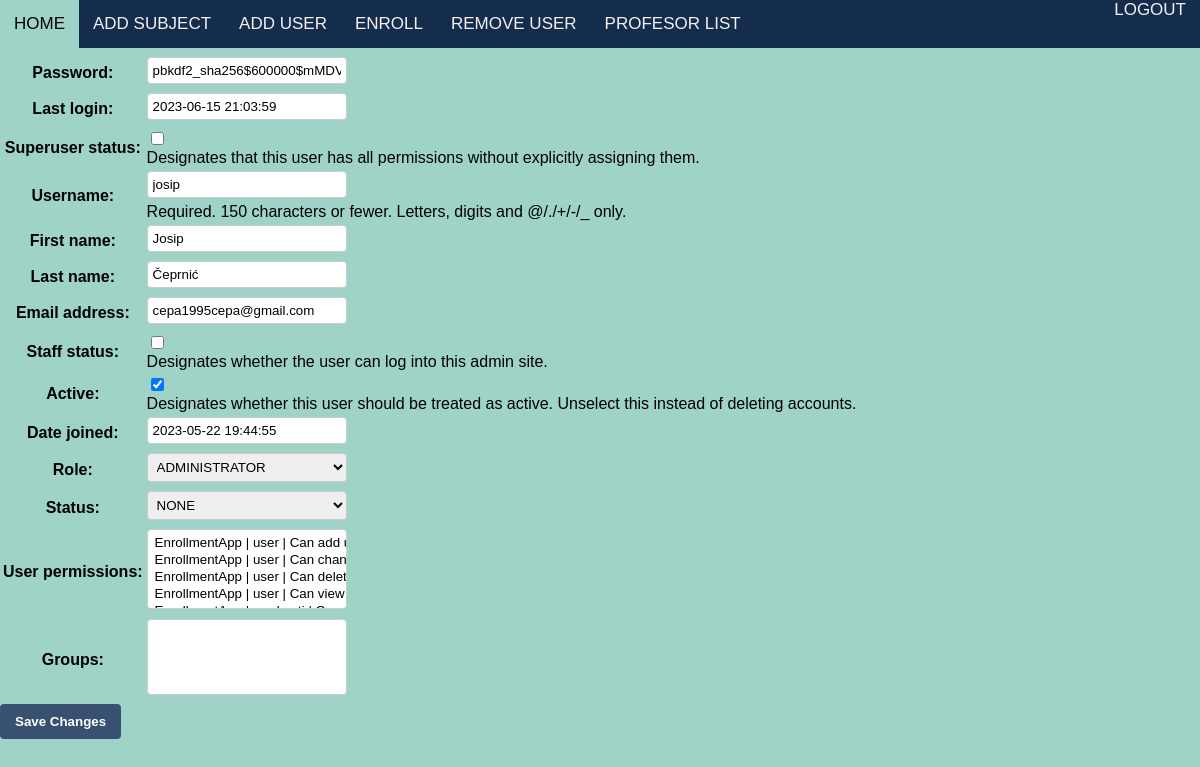
Page /edit_professor/1/ (signed in) on the earlier database version.
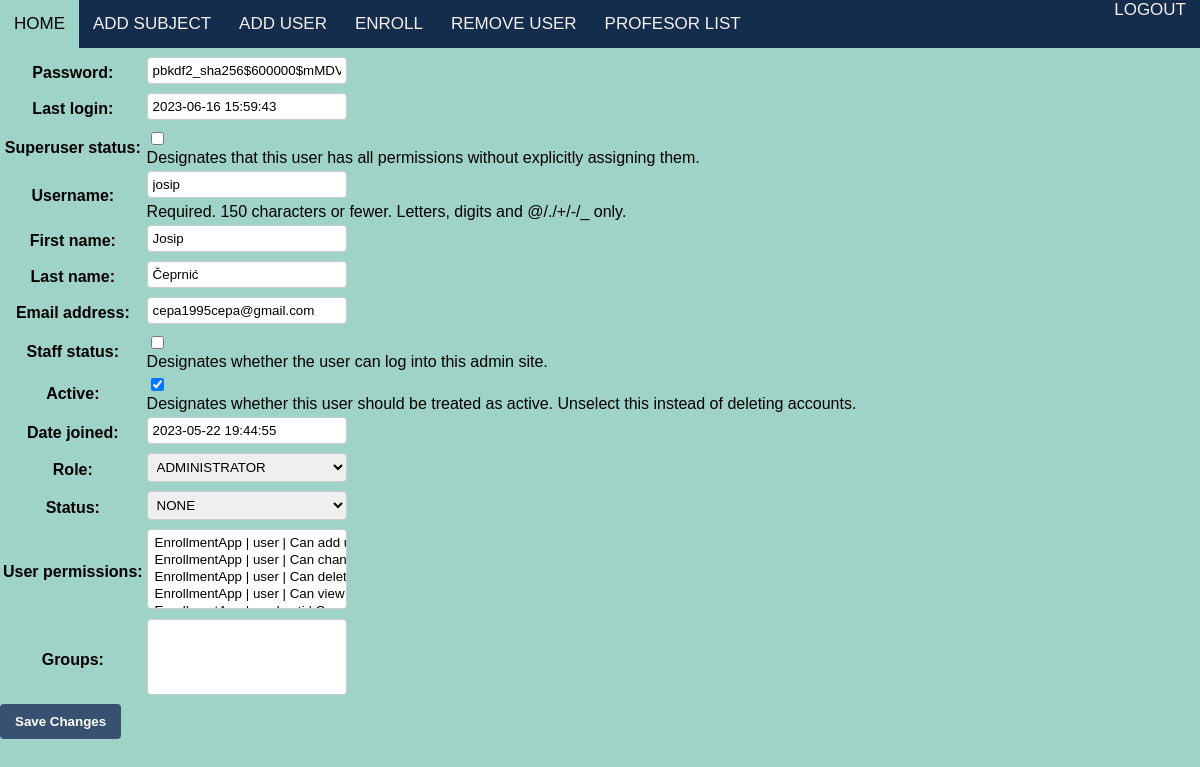
Same page on the later database version.
### EnrollmentApp/models.py (models this page shows, shortened)
class Korisnici(AbstractUser):
    class RoleChoices(Enum):
        ADMINISTRATOR = 'administrator'
        PROFESOR = 'profesor'
        STUDENT = 'student'
    class StatusChoices(Enum):
        NONE = 'none'
        REDOVAN = 'redovan'
        IZVANREDAN = 'izvanredan'
    role = models.CharField(max_length=20, choices=[(role.value, role.name) for role in RoleChoices])
    status = models.CharField(max_length=20, choices=[(status.value, status.name) for status in StatusChoices])
    user_permissions = models.ManyToManyField(
        Permission,
        verbose_name='user permissions',
        blank=True,
        related_name='korisnici_set'
    )
    groups = models.ManyToManyField(
        'auth.Group',
        verbose_name='groups',
        blank=True,
        related_name='korisnici_set'
    )

### EnrollmentApp/views.py (the view)
# urls.py: path('edit_professor/<int:professor_id>/', views.edit_professor, name='edit_professor'),
@login_required
@user_passes_test(check_admin)
def edit_professor(request, professor_id):
    professor = get_object_or_404(Korisnici, id=professor_id)
    form = KorisniciForm(request.POST or None, instance=professor)
    if form.is_valid():
        form.save()
        return redirect('profesor_list')
    return render(request, 'edit_professor.html', {'form': form})

### EnrollmentApp/forms.py
class KorisniciForm(forms.ModelForm):
    class Meta:
        model = Korisnici
        fields = '__all__'

### EnrollmentApp/views.py (called while the page is built)
def check_admin(user):
    return user.role == 'administrator'

### EnrollmentApp/templates/edit_professor.html (shortened to what this page needs)
{% load static %}
<!DOCTYPE html>
<html>
<head>
    <link rel="stylesheet" type="text/css" href="{% static 'css/style.css' %}">
</head>
<body>
    <nav>
        <div class="nav-left">
            <a href="{% url 'success' %}">HOME</a>
            <a href="{% url 'add_subject' %}">ADD SUBJECT</a>
            <a href="{% url 'add_user' %}" >ADD USER</a>
            <a href="{% url 'create_enrollment' %}"> ENROLL</a>
            <a href="{% url 'user_list' %}">REMOVE USER</a>
            <a href="{% url 'professor_list' %}">PROFESOR LIST</a>
        </div>
        <div class="nav-right">
            <a href="{% url 'logout' %}" class="logout">LOGOUT</a>
        </div>
    </nav>
    <br>
    <br>
    <br>
    <form method="POST">
        <table>
            {{ form.as_table }}
        </table>
        <input type="submit" value="Save Changes" />
    </form>
</body>
</html>

Differences in the rows shown:
changed Korisnici "josip": last_login "2023-06-15 21:03:59" → "2023-06-16 15:59:43"
